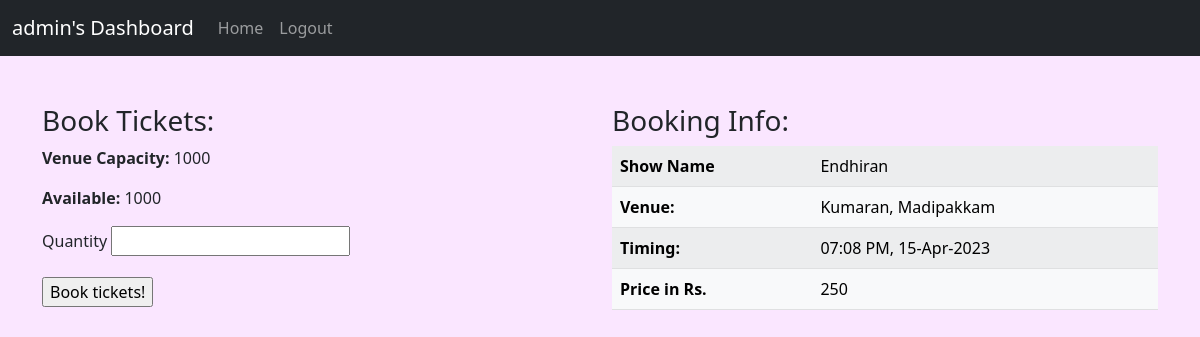
/book_show/show3_venue3 (signed in), run on the app's committed database.
### app/models.py (models this page shows, shortened)
class User(UserMixin,db.Model):
    id = db.Column(db.Integer, primary_key = True)
    username = db.Column(db.String(32), unique = True, nullable = False)
    password_hash = db.Column(db.String(128) , nullable = False)
    bookings = db.relationship('Booking', backref = 'user', lazy = 'dynamic')

class Venue(db.Model):
    id = db.Column(db.Integer, primary_key = True)
    name = db.Column(db.String(32), index = True, nullable = False)
    location = db.Column(db.String(64), index = True, nullable = False)
    caption = db.Column(db.String(128))
    capacity = db.Column(db.Integer, nullable = False)
    pic = db.Column(db.LargeBinary)
    shows = db.relationship('Show', secondary = 'show_venue', backref = 'venues', lazy = 'dynamic')
    bookings = db.relationship('Booking', backref = 'venue', cascade = 'all, delete')
    __table_args__ = (UniqueConstraint('name', 'location', name='u_venue_name_loc'),)

class Show(db.Model):
    id = db.Column(db.Integer, primary_key = True)
    name = db.Column(db.String(32), index = True, nullable = False)
    caption = db.Column(db.String(128))
    timing = db.Column(db.DateTime, index = True, nullable = False)
    price = db.Column(db.Integer, index = True, nullable = False)
    pic = db.Column(db.LargeBinary)
    tags = db.relationship('Tag', backref = 'show', lazy = 'dynamic', cascade = 'all, delete')
    bookings = db.relationship('Booking', backref = 'show', lazy = 'dynamic', cascade = 'all, delete')
    __table_args__ = (UniqueConstraint('name', 'timing', name='u_venue_name_loc'),)

### app/routes.py (the view, shortened to what this page needs)
@app.route('/book_show/show<show_id>_venue<venue_id>', methods=['GET','POST'])
@login_required
def book_show(show_id, venue_id):
    show_venue = Show_Venue.query.get_or_404((show_id,venue_id))
    show = Show.query.get(show_id)
    venue = Venue.query.get(venue_id)
    form = BookingForm()
    form.available = venue.capacity - show_venue.sold
    return render_template('book_show.html', title="Book Show", show=show, venue=venue, form = form)

### app/forms.py (shortened to what this page needs)
class BookingForm(FlaskForm):
    qty = IntegerField('Quantity', validators=[DataRequired()])
    available = None
    submit = SubmitField('Book tickets!')

### app/models.py (called while the page is built)
@login.user_loader
def load_user(id):
    return User.query.get(int(id))

### app/templates/book_show.html (shortened to what this page needs)
{% extends "base.html" %}
{% block content %}
<div class="container">
    <div class="row">
        <div class = "col">
            <h3>Book Tickets:</h3>
            <p><span>Venue Capacity: </span>{{venue.capacity}}</p>
            <p><span>Available: </span>{{form.available}}</p>
            <form action = "" method="POST" novalidate>
                <label for="qty" class="form-label mb-4">{{form.qty.label}}</label>
                    {{ form.qty(size=4) }}
                <p>
                    <label for="submit" class="form-label">{{form.submit()}}</label>
                </p>
            </form>
        </div>
        <div class="col">
            <h3>Booking Info: </h3>
            <table class = "table table-light table-striped">
                <tbody>
                    <tr>
                        <th scope = "row">Show Name</th>
                        <td>{{show.name}}</td>
                    </tr>
                    <tr>
                        <th scope = "row">Venue: </th>
                        <td>{{venue.name}}, {{venue.location}}</td>
                    </tr>
                    <tr>
                        <th scope = "row">Timing: </th>
                        <td>{{show.timing.strftime('%I:%M %p, %d-%b-%Y')}}</td>
                    </tr>
                    <tr>
                        <th scope = "row">Price in Rs. </th>
                        <td>{{show.price}}</td>
                    </tr>
                </tbody>
            </table>
        </div>
    </div>
</div>
{% endblock %}

### app/templates/base.html (shortened to what this page needs)
<!doctype html>
<html lang="en">
    <head>
        <link href="https://cdn.jsdelivr.net/npm/bootstrap@5.3.0-alpha1/dist/css/bootstrap.min.css" rel="stylesheet">
    </head>
  <body  style="background-color: #fae6ff;">
    <nav class="navbar navbar-expand-lg bg-dark mb-5" data-bs-theme="dark" >
      <div class="container-fluid ">
        <a class="navbar-brand" href="#">{% if current_user.is_authenticated %}{{ current_user.username }}'s Dashboard{% else %}{{title}}{% endif %}</a>
        <div class="collapse navbar-collapse ">
          <div class="navbar-nav">
            <a class="nav-link "  href="{{ url_for('index') }}">Home</a>
            {% if current_user.is_anonymous %}
              <a class="nav-link" href="{{ url_for('login') }}">Login</a>
            {% else %}
              <a class="nav-link" href="{{ url_for('logout') }}">Logout</a>
            {% endif %}
          </div>
        </div>
      </div>
    </nav>
        {% block content %}{% endblock %}
  </body>
</html>

### app/templates/book_show.html (style rules this page uses)
p > span { font-weight: bold; }

### data on the page
User: username "admin"
Venue: capacity "1000", name "Kumaran", location "Madipakkam"
Show: name "Endhiran", timing "07:08 PM, 15-Apr-2023", price "250"
